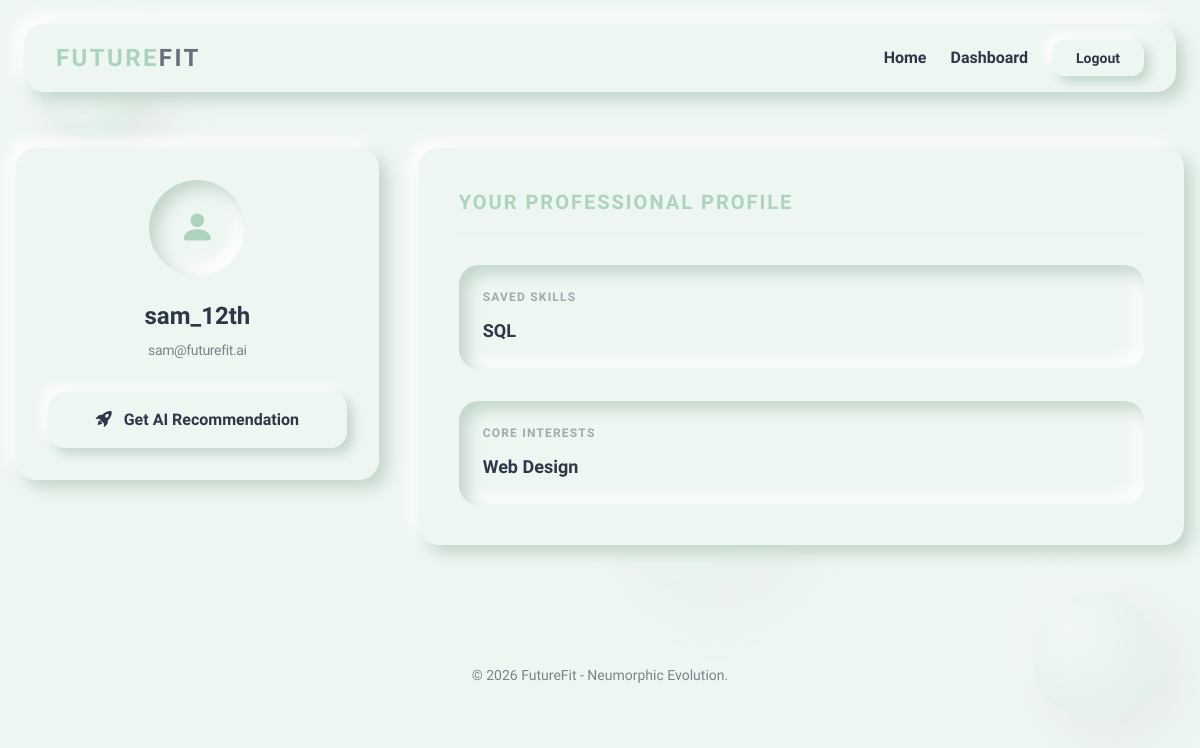
Page /dashboard (signed in) on the committed database.
### models.py (models this page shows, shortened)
class User(db.Model, UserMixin):
    id = db.Column(db.Integer, primary_key=True)
    username = db.Column(db.String(20), unique=True, nullable=False)
    email = db.Column(db.String(120), unique=True, nullable=False)
    password = db.Column(db.String(60), nullable=False)
    role = db.Column(db.String(10), nullable=False, default='user') # 'user' or 'admin'
    qualification = db.Column(db.String(20), nullable=False, default='12th') # '12th', 'UG', 'PG'
    skills = db.Column(db.String(200)) # stored as comma-separated string
    interests = db.Column(db.String(200))
    experience = db.Column(db.String(50))
    feedbacks = db.relationship('Feedback', backref='author', lazy=True)

### routes_user.py (the view)
@main.route("/dashboard")
@login_required
def dashboard():
    if current_user.role == 'admin':
        return redirect(url_for('admin_bp.dashboard'))
    return render_template('dashboard_user.html', title='Dashboard')

### app.py (called while the page is built)
    @app.context_processor
    def inject_year():
        from datetime import datetime
        return {'year': datetime.utcnow().year}

### models.py (called while the page is built)
@login_manager.user_loader
def load_user(user_id):
    return User.query.get(int(user_id))

### templates/dashboard_user.html
{% extends "layout.html" %}
{% block content %}
<div class="grid grid-cols-1 lg:grid-cols-12 gap-10">
    <div class="lg:col-span-4">
        <div class="nm-flat p-8 text-center">
            <div class="w-24 h-24 nm-inset mx-auto rounded-full flex items-center justify-center mb-6">
                <i class="bi bi-person-fill text-4xl text-nm-primary"></i>
            </div>
            <h3 class="font-orbitron text-2xl font-bold text-nm-text mb-2">{{ current_user.username }}</h3>
            <p class="text-sm opacity-60 mb-8 lowercase tracking-tight">{{ current_user.email }}</p>
            <a href="{{ url_for('main.recommend') }}"
                class="nm-btn w-full rounded-2xl py-4 flex items-center justify-center gap-3 hover:text-nm-primary">
                <i class="bi bi-rocket-takeoff-fill"></i> Get AI Recommendation
            </a>
        </div>
    </div>
    <div class="lg:col-span-8">
        <div class="nm-flat p-10 h-full">
            <h4
                class="font-orbitron text-xl font-bold text-nm-primary mb-8 border-b border-nm-primary border-opacity-10 pb-4 uppercase tracking-widest">
                Your Professional Profile</h4>
            <div class="space-y-8">
                <div class="nm-inset p-6">
                    <span class="block text-xs font-bold uppercase tracking-widest opacity-40 mb-3">Saved Skills</span>
                    <p class="font-semibold text-nm-text text-lg">
                        {{ current_user.skills if current_user.skills else 'No skills added yet. Complete a
                        recommendation to identify your strengths.' }}
                    </p>
                </div>
                <div class="nm-inset p-6">
                    <span class="block text-xs font-bold uppercase tracking-widest opacity-40 mb-3">Core
                        Interests</span>
                    <p class="font-semibold text-nm-text text-lg">
                        {{ current_user.interests if current_user.interests else 'Discovery phase active. What are you
                        passionate about?' }}
                    </p>
                </div>
            </div>
        </div>
    </div>
</div>
{% endblock %}

### static/css/neumorphic.css (style rules this page uses)
:root { --nm-bg: #eef6f2; --nm-surface: #eef6f2; --nm-shadow-dark: #c2d6ca; --nm-shadow-light: #ffffff; --nm-primary: #acd3bc; --nm-accent: #bddcc9; --nm-text: #2d3748; --nm-text-muted: #718096; }
body { background-color: var(--nm-bg); color: var(--nm-text); font-family: 'Rajdhani', sans-serif; }
.nm-flat { background: var(--nm-surface); border-radius: 20px; box-shadow: 8px 8px 16px var(--nm-shadow-dark), -8px -8px 16px var(--nm-shadow-light); transition: all 0.3s ease; }
.nm-inset { background: var(--nm-surface); border-radius: 20px; box-shadow: inset 8px 8px 16px var(--nm-shadow-dark), inset -8px -8px 16px var(--nm-shadow-light); }
.nm-btn { border: none; outline: none; padding: 10px 20px; background: var(--nm-surface); color: var(--nm-text); font-weight: 600; cursor: pointer; box-shadow: 6px 6px 12px var(--nm-shadow-dark), -6px -6px 12px var(--nm-shadow-light); transition: all 0.2s ease; }

### templates/layout.html (style rules this page uses)
.font-orbitron { font-family: 'Orbitron', sans-serif; }
.font-rajdhani { font-family: 'Rajdhani', sans-serif; }

### rows in the picture
User: username "sam_12th", email "sam@futurefit.ai", skills "SQL", interests "Web Design"
